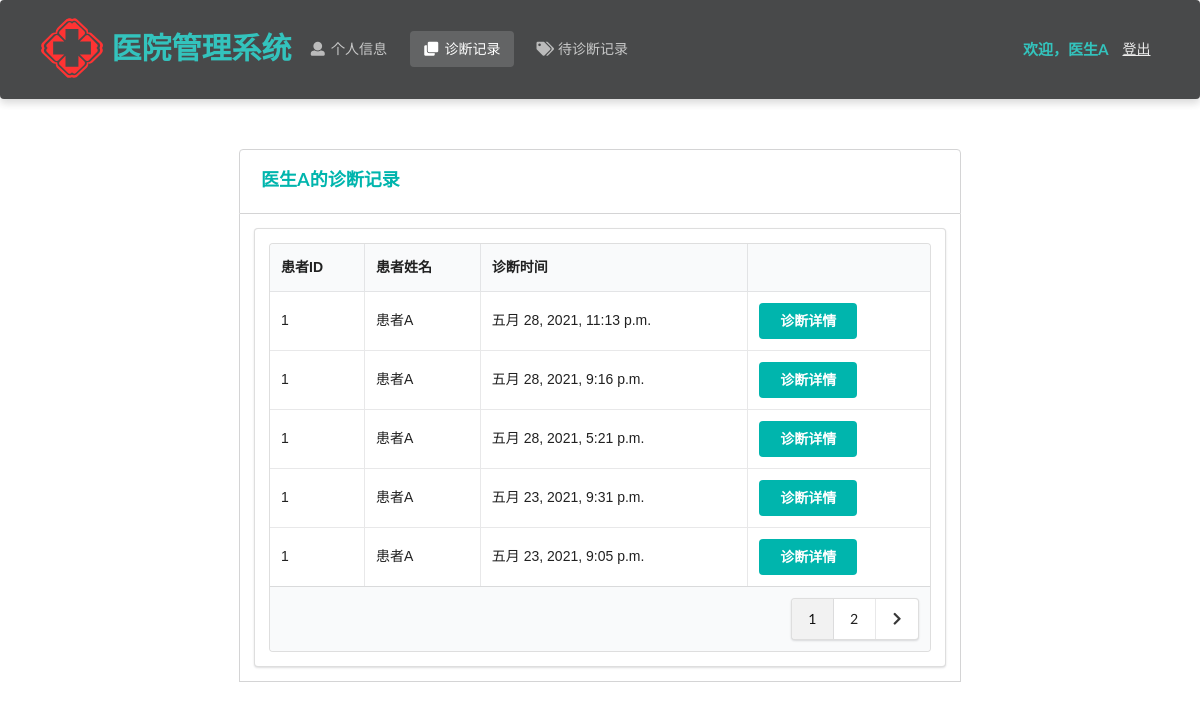
Screenshot of /doctor/diagnosis/ (signed in) with the database file from the repository.
### Hospital/models.py (models this page shows, shortened)
class Doctor(models.Model):
    department_choices = (
        ('Department of Internal Medicine', '内科'),
        ('Department of Surgery', '外科'),
        ('Department of Pediatrics', '儿科'),
        ('Department of Obstetrics and Gynecology', '妇产科'),
        ('Department of Traditional Chinese Medicine', '中医科'),
        ('Department of Dermatology', '皮肤科'),
        ('Department of Oral Medicine', '口腔科'),
        ('Laboratory', '化验室'),
        ('X-ray Room', 'X光室'),
        ('Cystoscopy Room', '膀胱镜室'),
        ('Gastroscope Room', '胃镜室'),
    )
    title_choices = (
        ('director physician', '主任医师'),
        ('assistant director physician', '副主任医师'),
        ('physician', '医师')
    )
    name = models.CharField(max_length=10)  # 姓名
    password = models.CharField(max_length=32)  # 密码
    gender = models.CharField(max_length=32, choices=gender_choices)  # 性别
    identity_card_no = models.CharField(max_length=32, unique=True)  # 身份证号
    is_inspector = models.BooleanField(default=False)  # 是否为检查人员
    department = models.CharField(max_length=64, choices=department_choices)  # 科室
    title = models.CharField(max_length=64, choices=title_choices)  # 职称
    description = models.TextField(max_length=500, default='暂无简介')  # 简介
    create_time = models.DateTimeField(auto_now_add=True)  # 注册时间

class Diagnosis(models.Model):
    patient = models.ForeignKey(Patient, on_delete=models.CASCADE)  # 患者
    doctor = models.ForeignKey(Doctor, on_delete=models.CASCADE)  # 医生
    appointment = models.ForeignKey(Appointment, on_delete=models.CASCADE, null=True)  # 对应的挂号
    create_time = models.DateTimeField(auto_now_add=True)  # 创建时间
    detail = models.TextField()  # 诊断详情
    class Meta:
        ordering = ["-create_time"]

class Patient(models.Model):
    name = models.CharField(max_length=10)  # 姓名
    password = models.CharField(max_length=32)  # 密码
    gender = models.CharField(max_length=32, choices=gender_choices)  # 性别
    identity_card_no = models.CharField(max_length=32, unique=True)  # 身份证号
    medical_insurance = models.BooleanField()  # 是否有医保
    telephone_no = models.CharField(max_length=32)  # 电话号码
    birth_date = models.DateField()  # 出生日期
    create_time = models.DateTimeField(auto_now_add=True)  # 注册时间

### Hospital/doctorViews.py (the view)
# urls.py: path('doctor/diagnosis/', doctorViews.diagnosis),
def diagnosis(request):
    if request.method == 'POST':
        request.session['diagnosis'] = request.POST.get('diagnosis')
        return redirect('/doctor/diagnosis/detail')
    identity_card_no = request.session['identity_card_no']
    doctor = models.Doctor.objects.get(identity_card_no=identity_card_no)
    diagnosis_records = models.Diagnosis.objects.filter(doctor=doctor)
    num_per_page = 5
    paginator = Paginator(diagnosis_records, num_per_page)
    page = request.GET.get('page', 1)
    try:
        page_obj = paginator.page(page)
    except PageNotAnInteger:
        page_obj = paginator.page(1)
    except EmptyPage:
        page_obj = paginator.page(paginator.num_pages)
    is_paginated = True if paginator.num_pages > 1 else False
    page_range = paginator.get_elided_page_range(page, on_each_side=3, on_ends=2)
    return render(request, 'doctor/diagnosis.html', locals())

### Hospital/templates/doctor/diagnosis.html (shortened to what this page needs)
<!DOCTYPE html>
<html lang="ch">
{% load static %}
<head>
    <link rel="stylesheet" href="https://cdn.jsdelivr.net/semantic-ui/2.2.4/semantic.min.css">
    <link rel="stylesheet" href="../../static/Hospital/css/me.css">
    <link rel="stylesheet" href="{% static 'Hospital/css/entry.css' %}">
</head>
<body>
    <nav class="ui inverted  segment m-padded-tb-large m-shadow-small m-opacity-mini">
        <div class="ui container">
            <div class="ui inverted secondary stackable menu">
                <img src="../../static/Hospital/img/logo.svg" height="80" width="80"/>
                <h2 class="ent">医院管理系统</h2>
                <a href="/doctor/info/" class="m-item item"><i class="user icon"></i>个人信息</a>
                <a href="/doctor/diagnosis/" class="active m-item item"><i class="clone icon"></i>诊断记录</a>
                <a href="/doctor/pendingDiagnosis" class="m-item item"><i class="tags icon"></i>待诊断记录</a>
                <div class="right m-item item">
                    <h4 class="ui teal header item">欢迎，{{ doctor.name }}</h4>
                    <a href="/doctor/logout/" class="text-success "><ins>登出</ins></a>
                </div>
            </div>
        </div>
    </nav>
    <div class="m-container-small m-padded-tb-big">
        <div class="container">
            <div class="ui top attached rounded padded segment">
                <div class="ui middle aligned two column grid">
                    <div class="column">
                        <h3 class="ui teal header">{{ doctor.name }}的诊断记录</h3>
                    </div>
                </div>
            </div>
            <div class="ui attached segment">
                <div class="ui segment m-width-middle">
                    <table class="ui celled table">
                        <thead>
                            <tr>
                                <th>患者ID</th>
                                <th>患者姓名</th>
                                <th>诊断时间</th>
                                <th></th>
                            </tr>
                        </thead>
                        <tbody>
                            {% for rec in page_obj%}
                            <tr>
                                <td>{{ rec.patient.identity_card_no }}</td>
                                <td>{{ rec.patient.name }}</td>
                                <td>{{ rec.create_time }}</td>
                                <td><form action="" method="post">
                                    <button type="submit"  value="诊断详情" class="ui teal centered button">诊断详情</button>
                                    </form>
                                    </td>
                            </tr>
                            {% endfor %}
                        </tbody>
                      <tfoot>
                      {% if is_paginated %}
                        <tr><th colspan="4">
                          <div class="ui right floated pagination menu">
                              {% for i in page_range %}
                                {% if page_obj.number == i %}
                                    <a class="item active">{{ i }}</a>
                                {% elif i == '…' %}
                                    <a class="item" href="?page=1">{{ i }}</a>
                                {% else %}
                                    <a class="item" href="?page={{ i }}">{{ i }}</a>
                                {% endif %}
                              {% endfor %}
                              {% if page_obj.has_next %}
                              <a class="icon item" href ="?page={{ page_obj.next_page_number }}">
                              <i class="right chevron icon"></i>
                              </a>
                              {% endif %}
                          </div>
                        </th>
                      </tr>
                      {% endif %}
                      </tfoot>
                    </table>
                </div>
            </div>
        </div>
            </div>
    <br>
    <br>
    <br>
</body>
</html>

### Hospital/static/Hospital/css/me.css (style rules this page uses)
.m-padded-tb-large { padding-top: 1.3em !important; padding-bottom: 1.3em !important; }
.m-padded-tb-big { padding-top: 3em !important; padding-bottom: 3em !important; }
.m-opacity-mini { opacity: 0.8!important; }
.m-container-small { max-width: 60em !important; margin: auto !important; }
.m-width-middle { max-width: 55em !important; margin: auto !important; }
.m-shadow-small { -webkit-box-shadow: 0 4px 8px rgba(0,0,0,0.2) !important; box-shadow: 0 4px 8px rgba(0,0,0,0.2) !important; }

### Hospital/static/Hospital/css/entry.css (style rules this page uses)
* { margin: 0; padding: 0; }
a { text-decoration: none; }
body { -webkit-font-smoothing: antialiased; background-color: #fff; font: 12px/1.5 Microsoft YaHei, Heiti SC, tahoma, arial, Hiragino Sans GB, "\5B8B\4F53", sans-serif; color: #666; }
.ui img { margin-top:-10px; margin-bottom:-10px; }
.ui .ent { font-size:30px; margin-top:10px; color:#00B5AD; }

### rows the page displays
Doctor: name "医生A"
Diagnosis: patient.identity_card_no "1", patient.name "患者A", create_time "五月 28, 2021, 11:13 p.m."
Diagnosis: patient.identity_card_no "1", patient.name "患者A", create_time "五月 28, 2021, 9:16 p.m."
Diagnosis: patient.identity_card_no "1", patient.name "患者A", create_time "五月 28, 2021, 5:21 p.m."
Diagnosis: patient.identity_card_no "1", patient.name "患者A", create_time "五月 23, 2021, 9:31 p.m."
Diagnosis: patient.identity_card_no "1", patient.name "患者A", create_time "五月 23, 2021, 9:05 p.m."

### other values shown
{{ i }} "1"
{{ i }} "2"
